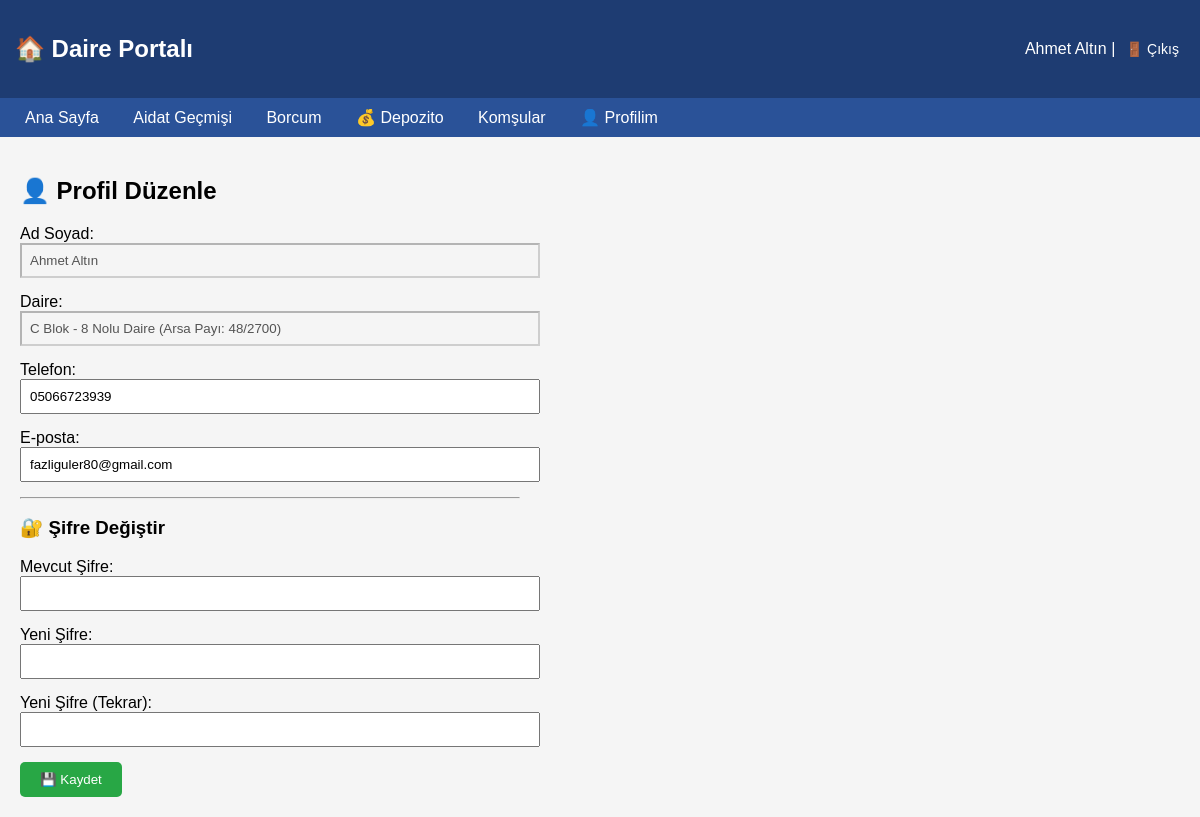
Screenshot of /portal/profil/ (signed in) with the database file from the repository.
### bina/models.py (models this page shows, shortened)
class DaireKullanici(models.Model):
    kullanici = models.OneToOneField(User, on_delete=models.CASCADE, verbose_name="Kullanıcı", null=True, blank=True)
    daire = models.ForeignKey('Daire', on_delete=models.CASCADE, verbose_name="Daire")
    kisi = models.ForeignKey('Kisi', on_delete=models.CASCADE, verbose_name="Daire Sakini", null=True, blank=True)
    telefon = models.CharField(max_length=15, verbose_name="Telefon")
    email = models.EmailField(verbose_name="E-posta")
    aktif = models.BooleanField(default=True, verbose_name="Aktif")
    sifre_sifirlandi_mi = models.BooleanField(default=False, verbose_name="Şifre Sıfırlandı mı?")
    ilk_giris = models.BooleanField(default=True, verbose_name="İlk Giriş")
    class Meta:
        verbose_name = "Daire Kullanıcısı"
        verbose_name_plural = "Daire Kullanıcıları"

class Daire(models.Model):
    site = models.ForeignKey(Site, on_delete=models.CASCADE, verbose_name="Site", null=True, blank=True)
    blok = models.ForeignKey(Blok, on_delete=models.CASCADE, verbose_name="Blok", related_name='daireler')
    daire_no = models.CharField(max_length=10, verbose_name="Daire No")
    TASINMAZ_TIPI = [
        ('kat_mulkiyeti', 'Kat Mülkiyeti'),
        ('kat_irtifaki', 'Kat İrtifakı'),
        ('diger', 'Diğer'),
    ]
    NITELIK_TIPI = [
        ('mesken', 'Mesken'),
        ('dukkan', 'Dükkan'),
        ('depo', 'Depo'),
        ('ofis', 'Ofis'),
        ('diger', 'Diğer'),
    ]
    DAIRE_TIPLERI = [
        ('1+0', '1+0 (Stüdyo)'),
        ('1+1', '1+1'),
        ('2+1', '2+1'),
        ('3+1', '3+1'),
        ('3+1_dublex', '3+1 Dublex'),
        ('4+1', '4+1'),
        ('4+1_dublex', '4+1 Dublex'),
        ('5+1', '5+1'),
        ('5+1_dublex', '5+1 Dublex'),
        ('6+1', '6+1'),
        ('diger', 'Diğer'),
    ]
    blok = models.ForeignKey(Blok, on_delete=models.CASCADE, verbose_name="Blok", related_name='daireler')
    daire_no = models.CharField(max_length=10, verbose_name="Daire No")
    daire_tipi = models.CharField(max_length=20, choices=DAIRE_TIPLERI, verbose_name="Daire Tipi")
    isletme_giderlerinden_muaf = models.BooleanField(
        default=False,
        verbose_name="İşletme Giderlerinden Muaf",
        help_text="Yönetici daireleri için işaretlenir. Bu daireye aidat, yakıt, elektrik, su gibi işletme giderleri yansıtılmaz."
    )
    demirbas_giderlerinden_muaf = models.BooleanField(
        default=False,
        verbose_name="Demirbaş Giderlerinden Muaf",
        help_text="Bu daireye asansör, hidrofor gibi demirbaş giderleri yansıtılmaz."
    )
    tasinmaz_tipi = models.CharField(max_length=20, choices=TASINMAZ_TIPI, default='kat_mulkiyeti', verbose_name="Taşınmaz Tipi")
    nitelik = models.CharField(max_length=20, choices=NITELIK_TIPI, default='mesken', verbose_name="Nitelik")
    arsa_pay_pay = models.IntegerField(default=1, verbose_name="Arsa Payı (Pay)",
                                       help_text="Örnek: 48 (48/2700 pay için)")
    arsa_pay_payda = models.IntegerField(default=10000, verbose_name="Arsa Payı (Payda)",
                                         help_text="Örnek: 2700 (48/2700 pay için)")
    hisse_orani = models.DecimalField(max_digits=10, decimal_places=6, default=0.0001,
                                      help_text="Otomatik hesaplanır: Pay/Payda",
                                      verbose_name="Hisse Oranı")
    kat = models.IntegerField(default=1, verbose_name="Bulunduğu Kat")
    net_metrekare = models.IntegerField(null=True, blank=True, verbose_name="Net Metrekare",
                                        help_text="Dairenin iç net alanı (m²)")
    brut_metrekare = models.IntegerField(null=True, blank=True, verbose_name="Brüt Metrekare",
                                         help_text="Duvarlar dahil toplam alan (m²) - YAKIT HESABI İÇİN")
    balkon_m2 = models.IntegerField(null=True, blank=True, verbose_name="Balkon Alanı (m²)")
    oda_sayisi = models.IntegerField(default=3, verbose_name="Oda Sayısı")
    tapu_kayit_no = models.CharField(max_length=50, blank=True, verbose_name="Tapu Kayıt No")
    tapu_sahibi = models.CharField(max_length=100, blank=True, verbose_name="Tapu Sahibi")
    tapu_tarihi = models.DateField(null=True, blank=True, verbose_name="Tapu Tarihi")
    def __str__(self):
        blok_adi = self.blok.get_blok_adi_display()
        muaf_bilgi = ""
        if self.isletme_giderlerinden_muaf:
            muaf_bilgi += " [İşletme Muaf]"
        if self.demirbas_giderlerinden_muaf:
            muaf_bilgi += " [Demirbaş Muaf]"
        return f"{blok_adi} - {self.daire_no} Nolu Daire (Arsa Payı: {self.arsa_pay_pay}/{self.arsa_pay_payda}){muaf_bilgi}"
    class Meta:
        verbose_name = "Daire"
        verbose_name_plural = "Daireler"
        unique_together = ['blok', 'daire_no']

class Blok(models.Model):
    site = models.ForeignKey(Site, on_delete=models.CASCADE, verbose_name="Site", null=True, blank=True)
    BLOK_LAR = [...]
    blok_adi = models.CharField(max_length=1, choices=BLOK_LAR, unique=True, verbose_name="Blok Adı")
    BLOK_LAR = [
        ('A', 'A Blok'),
        ('B', 'B Blok'),
        ('C', 'C Blok'),
        ('D', 'D Blok'),
        ('E', 'E Blok'),
    ]
    blok_adi = models.CharField(max_length=1, choices=BLOK_LAR, unique=True, verbose_name="Blok Adı")
    kat_sayisi = models.IntegerField(default=4, verbose_name="Kat Sayısı")
    daire_sayisi = models.IntegerField(default=16, verbose_name="Toplam Daire Sayısı")
    class Meta:
        verbose_name = "Blok"
        verbose_name_plural = "Bloklar"

### bina/portal_views.py (the view, shortened to what this page needs)
# urls.py: path('profil/', portal_views.profil_duzenle, name='profil_duzenle'),
@login_required
def profil_duzenle(request):
    daire_kullanici = DaireKullanici.objects.get(kullanici=request.user)
    context = {
        'daire_kullanici': daire_kullanici,
        'kisi': daire_kullanici.kisi,
    }
    return render(request, 'portal/profil_duzenle.html', context)

### bina/context_processors.py (called while the page is built)
def site_selector(request):
    sites = []
    aktif_site_id = None
    if request.path.startswith('/admin/'):
        sites = Site.objects.filter(aktif=True)
        aktif_site_id = request.session.get('aktif_site_id')
    return {
        'sites': sites,
        'aktif_site_id': aktif_site_id,
    }

### bina/templates/portal/profil_duzenle.html (shortened to what this page needs)
{% extends "portal/base.html" %}
{% block content %}
<h2>👤 Profil Düzenle</h2>
<form method="post" style="max-width: 500px;">
    <div style="margin-bottom: 15px;">
        <label>Ad Soyad:</label>
        <input type="text" value="{{ request.user.get_full_name }}" disabled style="width:100%; padding:8px; background:#f5f5f5;">
    </div>
    <div style="margin-bottom: 15px;">
        <label>Daire:</label>
        <input type="text" value="{{ daire_kullanici.daire }}" disabled style="width:100%; padding:8px; background:#f5f5f5;">
    </div>
    <div style="margin-bottom: 15px;">
        <label>Telefon:</label>
        <input type="tel" name="telefon" value="{{ daire_kullanici.telefon }}" style="width:100%; padding:8px;">
    </div>
    <div style="margin-bottom: 15px;">
        <label>E-posta:</label>
        <input type="email" name="email" value="{{ daire_kullanici.email }}" style="width:100%; padding:8px;">
    </div>
    <hr>
    <h3>🔐 Şifre Değiştir</h3>
    <div style="margin-bottom: 15px;">
        <label>Mevcut Şifre:</label>
        <input type="password" name="old_password" style="width:100%; padding:8px;">
    </div>
    <div style="margin-bottom: 15px;">
        <label>Yeni Şifre:</label>
        <input type="password" name="new_password1" style="width:100%; padding:8px;">
    </div>
    <div style="margin-bottom: 15px;">
        <label>Yeni Şifre (Tekrar):</label>
        <input type="password" name="new_password2" style="width:100%; padding:8px;">
    </div>
    <button type="submit" style="background: #28a745; color:white; border:none; padding:10px 20px; border-radius:5px;">💾 Kaydet</button>
</form>
{% endblock %}

### bina/templates/portal/base.html (shortened to what this page needs)
<!DOCTYPE html>
<html>
<head>
</head>
<body>
    <div class="header">
        <h2>🏠 Daire Portalı</h2>
        <div>
            {{ request.user.get_full_name }} |
            <form action="{% url 'portal_logout' %}" method="post" style="display: inline;">
                <button type="submit" class="logout-btn">🚪 Çıkış</button>
            </form>
        </div>
    </div>
    <div class="nav">
        <a href="{% url 'portal_ana' %}">Ana Sayfa</a>
        <a href="{% url 'aidat_gecmisi' %}">Aidat Geçmişi</a>
        <a href="{% url 'borc_durumu' %}">Borcum</a>
        <a href="{% url 'depozito_gecmisi' %}">💰 Depozito</a>
        <a href="{% url 'komsular' %}">Komşular</a>
        <a href="{% url 'profil_duzenle' %}">👤 Profilim</a>
    </div>
    <div class="container">
        {% block content %}{% endblock %}
    </div>
</body>
</html>

### bina/templates/portal/base.html (style rules this page uses)
body { font-family: Arial; margin: 0; padding: 0; background: #f5f5f5; }
.header { background: #1e3c72; color: white; padding: 15px; display: flex; justify-content: space-between; align-items: center; }
.nav { background: #2a5298; padding: 10px; }
.nav a { color: white; text-decoration: none; margin: 0 15px; }
.container { padding: 20px; max-width: 1200px; margin: auto; }
.logout-btn { background: none; border: none; color: white; cursor: pointer; font-size: 14px; }

### rows the page displays
DaireKullanici: daire "C Blok - 8 Nolu Daire (Arsa Payı: 48/2700)", telefon "05066723939", email "fazliguler80@gmail.com"

### other values shown
{{ request.user.get_full_name }} "Ahmet Altın"
